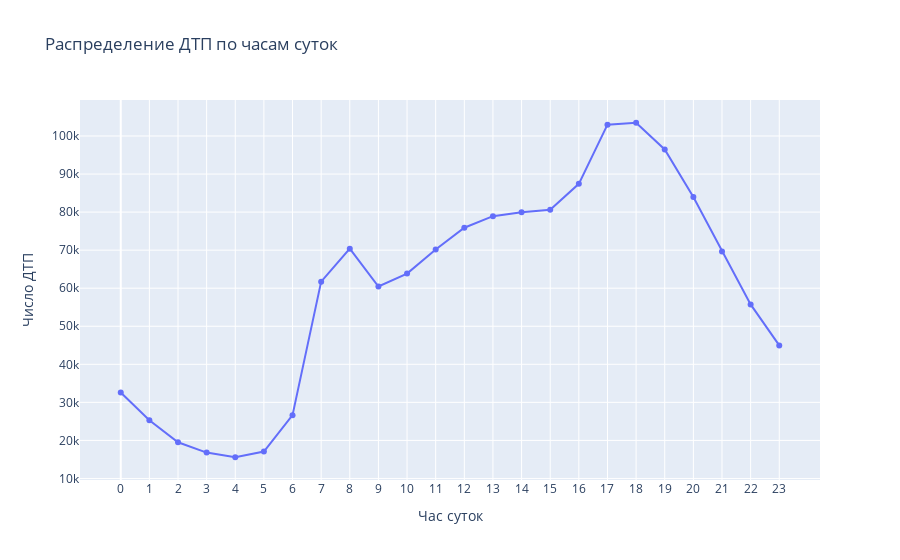

Source (notebook cell):
### Markdown cell above
## Распределение ДТП по часам суток (интерактивно)

В этом блоке мы выполняем SQL-запрос к базе, чтобы получить число аварий по каждым часам суток, а затем строим интерактивный линейный график через утилиту `plotly_line_chart` из `utils.py`.

### Code cell
import sys, os
import plotly.express as px
from utils import run_query, plotly_line_chart, save_html

# SQL-запрос: аварии по часам суток
sql_hours = """
SELECT
  CAST(strftime('%H', datetime) AS INTEGER) AS hour,
  COUNT(*)                                   AS accident_count
FROM accidents
GROUP BY hour
ORDER BY hour
"""
accidents_by_hour = run_query(conn, sql_hours)

# Строим интерактивный линейный график
fig = px.line(
    accidents_by_hour,
    x='hour',
    y='accident_count',
    title='Распределение ДТП по часам суток',
    labels={'hour':'Час суток','accident_count':'Число ДТП'}
)
fig.update_traces(mode='lines+markers')
fig.update_layout(xaxis_tickmode='array', xaxis_tickvals=accidents_by_hour['hour'])
# сохраним интерактивный html
save_html(fig, f"{FIG_INT_DIR}/accidents_by_hour.html")
# и покажем
fig.show()

### Figure 1 — Plotly figure (JSON) as saved in the notebook; plotly's stock layout.template omitted (floating-point values rounded to 4 significant figures)
{"data": [{"hovertemplate": "Час суток=%{x}<br>Число ДТП=%{y}<extra></extra>", "legendgroup": "", "line": {"color": "#636efa", "dash": "solid"}, "marker": {"symbol": "circle"}, "mode": "lines+markers", "name": "", "orientation": "v", "showlegend": false, "type": "scatter", "x": [0, 1, 2, 3, 4, 5, 6, 7, 8, 9, 10, 11, 12, 13, 14, 15, 16, 17, 18, 19, 20, 21, 22, 23], "xaxis": "x", "y": [32589, 25302, 19508, 16804, 15573, 17073, 26643, 61725, 70385, 60439, 63837, 70164, 75901, 78940, 79987, 80625, 87427, 102989, 103483, 96457, 83982, 69669, 55737, 44969], "yaxis": "y"}], "layout": {"legend": {"tracegroupgap": 0}, "title": {"text": "Распределение ДТП по часам суток"}, "xaxis": {"anchor": "y", "domain": [0, 1], "tickmode": "array", "tickvals": [0, 1, 2, 3, 4, 5, 6, 7, 8, 9, 10, 11, 12, 13, 14, 15, 16, 17, 18, 19, 20, 21, 22, 23], "title": {"text": "Час суток"}}, "yaxis": {"anchor": "x", "domain": [0, 1], "title": {"text": "Число ДТП"}}}}
